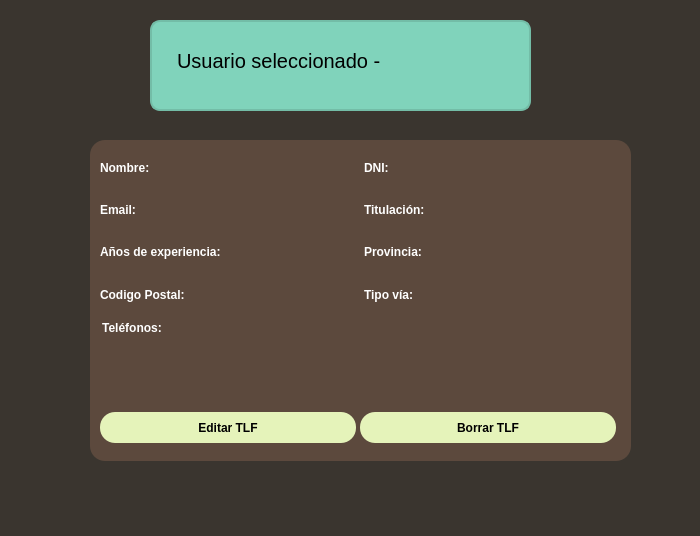
<?xml version="1.0" encoding="UTF-8"?>
<ui version="4.0">
 <class>Dialog</class>
 <widget class="QDialog" name="Dialog">
  <property name="geometry">
   <rect>
    <x>0</x>
    <y>0</y>
    <width>700</width>
    <height>536</height>
   </rect>
  </property>
  <property name="windowTitle">
   <string>Dialog</string>
  </property>
  <property name="styleSheet">
   <string notr="true">background-color: rgb(58, 53, 47);
color: white;</string>
  </property>
  <widget class="QFrame" name="frame">
   <property name="geometry">
    <rect>
     <x>90</x>
     <y>140</y>
     <width>541</width>
     <height>321</height>
    </rect>
   </property>
   <property name="styleSheet">
    <string notr="true">font-family: 'Tahoma';
background-color: #5c493d;
border-radius: 15px;
color:white;
font-weight: bold;</string>
   </property>
   <property name="frameShape">
    <enum>QFrame::StyledPanel</enum>
   </property>
   <property name="frameShadow">
    <enum>QFrame::Raised</enum>
   </property>
   <widget class="QWidget" name="gridLayoutWidget">
    <property name="geometry">
     <rect>
      <x>10</x>
      <y>10</y>
      <width>521</width>
      <height>241</height>
     </rect>
    </property>
    <layout class="QGridLayout" name="gridins">
     <item row="0" column="0">
      <widget class="QLabel" name="LNombre">
       <property name="styleSheet">
        <string notr="true">background-color: rgb(92, 73, 61);
color:white;</string>
       </property>
       <property name="text">
        <string>Nombre:</string>
       </property>
      </widget>
     </item>
     <item row="1" column="0">
      <widget class="QLabel" name="LEmail">
       <property name="styleSheet">
        <string notr="true">color:white;
background-color: rgb(92, 73, 61);</string>
       </property>
       <property name="text">
        <string>Email:</string>
       </property>
      </widget>
     </item>
     <item row="3" column="1">
      <widget class="QLabel" name="LTV">
       <property name="styleSheet">
        <string notr="true">background-color: rgb(92, 73, 61);
color: white;</string>
       </property>
       <property name="text">
        <string>Tipo vía:</string>
       </property>
      </widget>
     </item>
     <item row="3" column="0">
      <widget class="QLabel" name="LCP">
       <property name="styleSheet">
        <string notr="true">background-color: rgb(92, 73, 61);</string>
       </property>
       <property name="text">
        <string>Codigo Postal:</string>
       </property>
      </widget>
     </item>
     <item row="2" column="1">
      <widget class="QLabel" name="LProvicia">
       <property name="styleSheet">
        <string notr="true">background-color: rgb(92, 73, 61);</string>
       </property>
       <property name="text">
        <string>Provincia:</string>
       </property>
      </widget>
     </item>
     <item row="1" column="1">
      <widget class="QLabel" name="LTitu">
       <property name="styleSheet">
        <string notr="true">background-color: rgb(92, 73, 61);</string>
       </property>
       <property name="text">
        <string>Titulación:</string>
       </property>
      </widget>
     </item>
     <item row="2" column="0">
      <widget class="QLabel" name="LExp">
       <property name="styleSheet">
        <string notr="true">background-color: rgb(92, 73, 61);</string>
       </property>
       <property name="text">
        <string>Años de experiencia:</string>
       </property>
      </widget>
     </item>
     <item row="0" column="1">
      <widget class="QLabel" name="LDNI">
       <property name="styleSheet">
        <string notr="true">background-color: rgb(92, 73, 61);</string>
       </property>
       <property name="text">
        <string>DNI:</string>
       </property>
      </widget>
     </item>
     <item row="7" column="0" rowspan="2" colspan="2">
      <widget class="QGroupBox" name="groupBox">
       <property name="title">
        <string>Teléfonos:</string>
       </property>
       <widget class="QListWidget" name="listTelefonos">
        <property name="geometry">
         <rect>
          <x>0</x>
          <y>20</y>
          <width>261</width>
          <height>71</height>
         </rect>
        </property>
        <property name="maximumSize">
         <size>
          <width>275</width>
          <height>100</height>
         </size>
        </property>
        <property name="styleSheet">
         <string notr="true">background-color: rgb(92, 73, 61);</string>
        </property>
       </widget>
      </widget>
     </item>
    </layout>
   </widget>
   <widget class="QPushButton" name="btnEditTelf">
    <property name="geometry">
     <rect>
      <x>10</x>
      <y>272</y>
      <width>256</width>
      <height>31</height>
     </rect>
    </property>
    <property name="styleSheet">
     <string notr="true">background-color: rgb(229, 243, 186);
color: black;</string>
    </property>
    <property name="text">
     <string>Editar TLF</string>
    </property>
   </widget>
   <widget class="QPushButton" name="btnDeleteTelf">
    <property name="geometry">
     <rect>
      <x>270</x>
      <y>272</y>
      <width>256</width>
      <height>31</height>
     </rect>
    </property>
    <property name="styleSheet">
     <string notr="true">background-color: rgb(229, 243, 186);
color: black;
</string>
    </property>
    <property name="text">
     <string>Borrar TLF</string>
    </property>
   </widget>
  </widget>
  <widget class="QFrame" name="frame_2">
   <property name="geometry">
    <rect>
     <x>150</x>
     <y>20</y>
     <width>381</width>
     <height>91</height>
    </rect>
   </property>
   <property name="styleSheet">
    <string notr="true">border: 2px solid rgb(115, 189, 167);
background-color: rgb(128, 211, 187);
border-radius: 10px;</string>
   </property>
   <property name="frameShape">
    <enum>QFrame::StyledPanel</enum>
   </property>
   <property name="frameShadow">
    <enum>QFrame::Raised</enum>
   </property>
   <widget class="QLabel" name="labelusu2">
    <property name="geometry">
     <rect>
      <x>20</x>
      <y>10</y>
      <width>341</width>
      <height>61</height>
     </rect>
    </property>
    <property name="styleSheet">
     <string notr="true">font-size: 20px;
border-color: transparent;
color: black;</string>
    </property>
    <property name="text">
     <string>Usuario seleccionado - </string>
    </property>
   </widget>
  </widget>
 </widget>
 <resources/>
 <connections/>
</ui>
